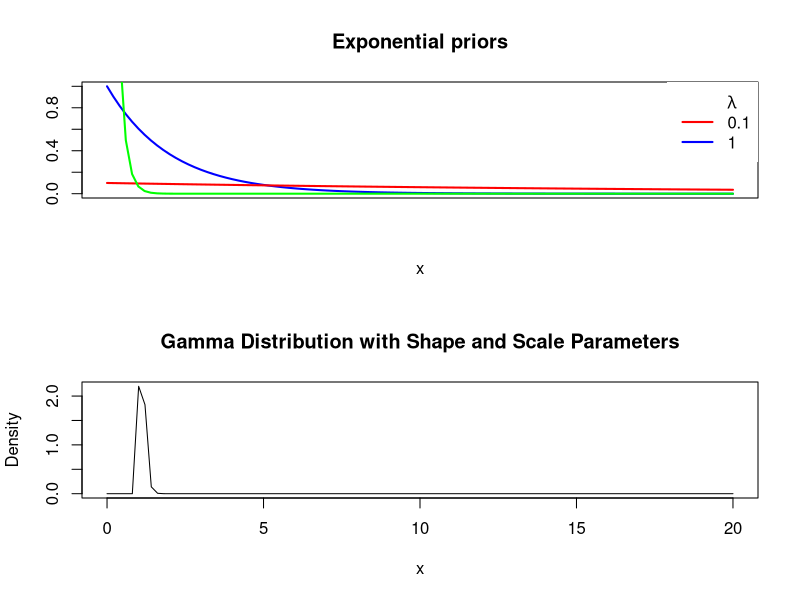
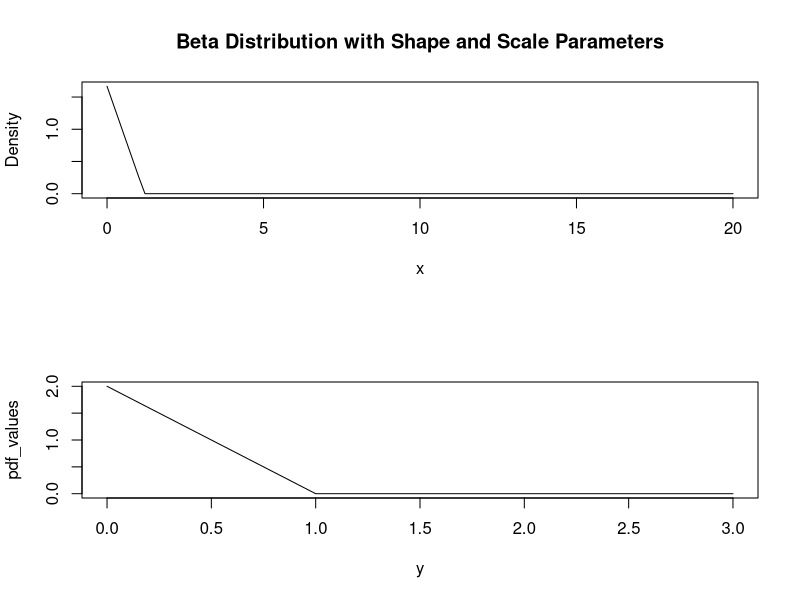

Source code (R) for these figures, in order:
#INSPECT PRIOR PLOTS
par(mfrow = c(2,1))
#EXP
# Grid of X-axis values
x <- seq(0, 10, 0.1)

# lambda = 0.1
rate_1 = 1
rate_2 = 0.1
rate_3 = 10
plot(x, dexp(x, rate = rate_1), type = "l", ylab = "", lwd = 2, col = "blue",
     main = 'Exponential priors', xaxt = "n", xlim = c(0,10))
# lambda = 1
lines(x, dexp(x, rate = rate_2), col = "red", lty = 1, lwd = 2)
lines(x, dexp(x, rate = rate_3), col = "green", lty = 1, lwd = 2)

# Adding a legend
legend("topright", c(expression(paste(, lambda)), "0.1", "1"),
       lty = c(0, 1, 1), col = c("blue", "red"), box.lty = 0, lwd = 2)

#GAMMA
shape <- 2; scale = 0.25

mean <- 1.6 #1.6
mean = 8
scale <- shape * mean

# Generate x-values for the plot
x <- seq(0, 20, length = 100)

# Calculate the PDF values using dgamma()
pdf_values <- dgamma(x-1, shape, scale)
plot(x, pdf_values, type = "l", xlab = "x", ylab = "Density", main = "Gamma Distribution with Shape and Scale Parameters")

#******************
#BETA PRIOR (FOR A)
pdf_values <- dbeta(x/1.2, 1, 2)/1.2
plot(x, pdf_values, type = "l", xlab = "x", ylab = "Density", main = "Beta Distribution with Shape and Scale Parameters")

y = seq(0,3, length = 100)
pdf_values <- dbeta(y, 1, 2)
plot(y, pdf_values, type = 'l')

